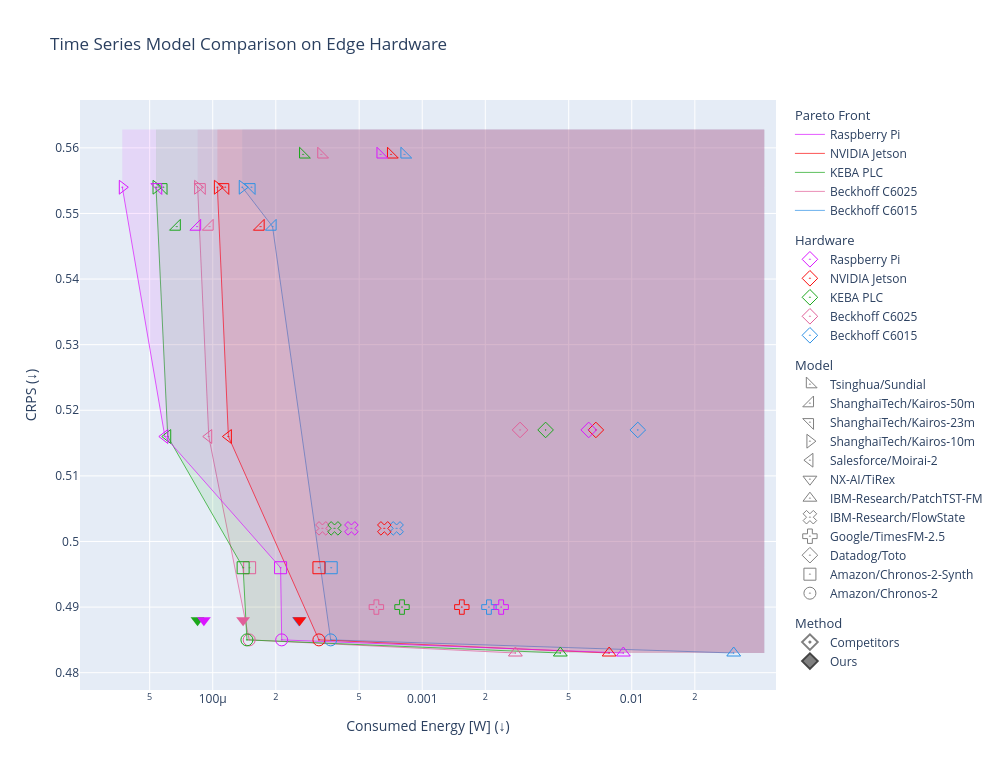

Notebook cell for this chart:
### Code cell
fig = create_scatter_plot(
    df.query("is_edge_hardware").query(
        '~model_name.str.startswith("Salesforce/Moirai-1.1")'
    ),
    x="cc_energy_consumed",
    y="CRPS",
    column_color="hardware",
    column_symbol_shape="model_name",
    column_symbol_type="method",
    symbol_type_map={"Ours": "", "Competitors": "-open-dot"},
    clear_name_map=clear_name_map,
    marker_size=12,
    width=1000,
    height=770,
    log_x=True,
    column_pareto_front="hardware",
    front_exclude_column="model_name",
    front_exclude_values=["NX-AI/TiRex"],
    title="Time Series Model Comparison on Edge Hardware",
    reverse_symbol_type_order=True,
)
fig.show()
save_fig(fig, "pareto_all_CRPS_energy")

### Figure 1 — Plotly figure (JSON) as saved in the notebook; plotly's stock layout.template omitted (floating-point values rounded to 4 significant figures; data arrays with more than 128 entries replaced by an {"elided": "..."} marker saying what was removed)
{"data": [{"legendgroup": "pareto", "legendgrouptitle": {"text": "Pareto Front"}, "line": {"color": "rgba(46, 145, 229, 0.7)", "dash": "solid", "width": 1}, "mode": "lines", "name": "Beckhoff C6015", "type": "scatter", "x": [0.0001383, 0.0001929, 0.0003655, 0.03066], "y": [0.554, 0.548, 0.485, 0.483]}, {"fill": "tonexty", "fillcolor": "rgba(46, 145, 229, 0.1)", "hoverinfo": "none", "line": {"width": 0}, "mode": "lines", "showlegend": false, "type": "scatter", "x": [0.0001383, 0.0429, 0.0429], "y": [0.5628, 0.5628, 0.483]}, {"legendgroup": "pareto", "legendgrouptitle": {"text": "Pareto Front"}, "line": {"color": "rgba(225, 95, 153, 0.7)", "dash": "solid", "width": 1}, "mode": "lines", "name": "Beckhoff C6025", "type": "scatter", "x": [8.471e-05, 9.573e-05, 0.0001493, 0.002783], "y": [0.554, 0.516, 0.485, 0.483]}, {"fill": "tonexty", "fillcolor": "rgba(225, 95, 153, 0.1)", "hoverinfo": "none", "line": {"width": 0}, "mode": "lines", "showlegend": false, "type": "scatter", "x": [8.471e-05, 0.0429, 0.0429], "y": [0.5628, 0.5628, 0.483]}, {"legendgroup": "pareto", "legendgrouptitle": {"text": "Pareto Front"}, "line": {"color": "rgba(28, 167, 28, 0.7)", "dash": "solid", "width": 1}, "mode": "lines", "name": "KEBA PLC", "type": "scatter", "x": [5.363e-05, 6.098e-05, 0.0001397, 0.0001456, 0.004561], "y": [0.554, 0.516, 0.496, 0.485, 0.483]}, {"fill": "tonexty", "fillcolor": "rgba(28, 167, 28, 0.1)", "hoverinfo": "none", "line": {"width": 0}, "mode": "lines", "showlegend": false, "type": "scatter", "x": [5.363e-05, 0.0429, 0.0429], "y": [0.5628, 0.5628, 0.483]}, {"legendgroup": "pareto", "legendgrouptitle": {"text": "Pareto Front"}, "line": {"color": "rgba(251, 13, 13, 0.7)", "dash": "solid", "width": 1}, "mode": "lines", "name": "NVIDIA Jetson", "type": "scatter", "x": [0.0001053, 0.0001188, 0.0003212, 0.007802], "y": [0.554, 0.516, 0.485, 0.483]}, {"fill": "tonexty", "fillcolor": "rgba(251, 13, 13, 0.1)", "hoverinfo": "none", "line": {"width": 0}, "mode": "lines", "showlegend": false, "type": "scatter", "x": [0.0001053, 0.0429, 0.0429], "y": [0.5628, 0.5628, 0.483]}, {"legendgroup": "pareto", "legendgrouptitle": {"text": "Pareto Front"}, "line": {"color": "rgba(218, 22, 255, 0.7)", "dash": "solid", "width": 1}, "mode": "lines", "name": "Raspberry Pi", "type": "scatter", "x": [3.702e-05, 5.909e-05, 0.0002108, 0.0002134, 0.009117], "y": [0.554, 0.516, 0.496, 0.485, 0.483]}, {"fill": "tonexty", "fillcolor": "rgba(218, 22, 255, 0.1)", "hoverinfo": "none", "line": {"width": 0}, "mode": "lines", "showlegend": false, "type": "scatter", "x": [3.702e-05, 0.0429, 0.0429], "y": [0.5628, 0.5628, 0.483]}, {"customdata": {"elided": "59x3 str values"}, "hovertemplate": "Consumed Energy [W] (↓): %{x}<br>CRPS (↓): %{y}<br>Hardware: %{customdata[0]}<br>Model: %{customdata[1]}<br>Method: %{customdata[2]}<br><extra></extra>", "marker": {"color": ["#2E91E5", "#E15F99", "#FB0D0D", "#1CA71C", "#DA16FF", "#2E91E5", "#E15F99", "#FB0D0D", "#1CA71C", "#DA16FF", "#E15F99", "#FB0D0D", "#1CA71C", "#DA16FF", "#2E91E5", "#E15F99", "#FB0D0D", "#1CA71C", "#DA16FF", "#2E91E5", "#E15F99", "#FB0D0D", "#1CA71C", "#DA16FF", "#2E91E5", "#E15F99", "#FB0D0D", "#1CA71C", "#DA16FF", "#2E91E5", "#E15F99", "#FB0D0D", "#1CA71C", "#DA16FF", "#2E91E5", "#E15F99", "#FB0D0D", "#1CA71C", "#DA16FF", "#2E91E5", "#E15F99", "#FB0D0D", "#1CA71C", "#DA16FF", "#2E91E5", "#E15F99", "#FB0D0D", "#1CA71C", "#DA16FF", "#2E91E5", "#E15F99", "#FB0D0D", "#1CA71C", "#DA16FF", "#2E91E5", "#E15F99", "#FB0D0D", "#1CA71C", "#DA16FF"], "line": {"width": 0}, "size": 12, "symbol": ["diamond-open-dot", "diamond-open-dot", "diamond-open-dot", "diamond-open-dot", "diamond-open-dot", "triangle-down", "triangle-down", "triangle-down", "triangle-down", "triangle-down", "triangle-left-open-dot", "triangle-left-open-dot", "triangle-left-open-dot", "triangle-left-open-dot", "circle-open-dot", "circle-open-dot", "circle-open-dot", "circle-open-dot", "circle-open-dot", "square-open-dot", "square-open-dot", "square-open-dot", "square-open-dot", "square-open-dot", "cross-open-dot", "cross-open-dot", "cross-open-dot", "cross-open-dot", "cross-open-dot", "x-open-dot", "x-open-dot", "x-open-dot", "x-open-dot", "x-open-dot", "triangle-up-open-dot", "triangle-up-open-dot", "triangle-up-open-dot", "triangle-up-open-dot", "triangle-up-open-dot", "triangle-right-open-dot", "triangle-right-open-dot", "triangle-right-open-dot", "triangle-right-open-dot", "triangle-right-open-dot", "triangle-ne-open-dot", "triangle-ne-open-dot", "triangle-ne-open-dot", "triangle-ne-open-dot", "triangle-ne-open-dot", "triangle-se-open-dot", "triangle-se-open-dot", "triangle-se-open-dot", "triangle-se-open-dot", "triangle-se-open-dot", "triangle-sw-open-dot", "triangle-sw-open-dot", "triangle-sw-open-dot", "triangle-sw-open-dot", "triangle-sw-open-dot"]}, "mode": "markers", "showlegend": false, "textposition": "top center", "type": "scatter", "x": [0.01069, 0.00293, 0.006741, 0.00388, 0.006229, 0.0002579, 0.0001396, 0.0002597, 8.461e-05, 9.074e-05, 9.573e-05, 0.0001188, 6.098e-05, 5.909e-05, 0.0003655, 0.0001493, 0.0003212, 0.0001456, 0.0002134, 0.0003677, 0.00015, 0.0003213, 0.0001397, 0.0002108, 0.002081, 0.0006041, 0.001545, 0.0008005, 0.002381, 0.0007545, 0.0003338, 0.0006592, 0.0003814, 0.0004591, 0.03066, 0.002783, 0.007802, 0.004561, 0.009117, 0.0001383, 8.471e-05, 0.0001053, 5.363e-05, 3.702e-05, 0.0001531, 8.855e-05, 0.0001147, 5.817e-05, 5.489e-05, 0.0001929, 9.656e-05, 0.0001692, 6.734e-05, 8.419e-05, 0.0008228, 0.0003299, 0.00071, 0.0002701, 0.0006325], "y": [0.517, 0.517, 0.517, 0.517, 0.517, 0.488, 0.488, 0.488, 0.488, 0.488, 0.516, 0.516, 0.516, 0.516, 0.485, 0.485, 0.485, 0.485, 0.485, 0.496, 0.496, 0.496, 0.496, 0.496, 0.49, 0.49, 0.49, 0.49, 0.49, 0.502, 0.502, 0.502, 0.502, 0.502, 0.483, 0.483, 0.483, 0.483, 0.483, 0.554, 0.554, 0.554, 0.554, 0.554, 0.554, 0.554, 0.554, 0.554, 0.554, 0.548, 0.548, 0.548, 0.548, 0.548, 0.559, 0.559, 0.559, 0.559, 0.559]}, {"legendgroup": "Hardware", "legendgrouptitle": {"text": "Hardware"}, "marker": {"color": "#2E91E5", "line": {"width": 0}, "size": 12, "symbol": "diamond-open-dot"}, "mode": "markers", "name": "Beckhoff C6015", "type": "scatter", "x": [null], "y": [null]}, {"legendgroup": "Hardware", "legendgrouptitle": {"text": "Hardware"}, "marker": {"color": "#E15F99", "line": {"width": 0}, "size": 12, "symbol": "diamond-open-dot"}, "mode": "markers", "name": "Beckhoff C6025", "type": "scatter", "x": [null], "y": [null]}, {"legendgroup": "Hardware", "legendgrouptitle": {"text": "Hardware"}, "marker": {"color": "#1CA71C", "line": {"width": 0}, "size": 12, "symbol": "diamond-open-dot"}, "mode": "markers", "name": "KEBA PLC", "type": "scatter", "x": [null], "y": [null]}, {"legendgroup": "Hardware", "legendgrouptitle": {"text": "Hardware"}, "marker": {"color": "#FB0D0D", "line": {"width": 0}, "size": 12, "symbol": "diamond-open-dot"}, "mode": "markers", "name": "NVIDIA Jetson", "type": "scatter", "x": [null], "y": [null]}, {"legendgroup": "Hardware", "legendgrouptitle": {"text": "Hardware"}, "marker": {"color": "#DA16FF", "line": {"width": 0}, "size": 12, "symbol": "diamond-open-dot"}, "mode": "markers", "name": "Raspberry Pi", "type": "scatter", "x": [null], "y": [null]}, {"legendgroup": "Model", "legendgrouptitle": {"text": "Model"}, "marker": {"color": "gray", "line": {"width": 0}, "size": 12, "symbol": "circle-open-dot"}, "mode": "markers", "name": "Amazon/Chronos-2", "type": "scatter", "x": [null], "y": [null]}, {"legendgroup": "Model", "legendgrouptitle": {"text": "Model"}, "marker": {"color": "gray", "line": {"width": 0}, "size": 12, "symbol": "square-open-dot"}, "mode": "markers", "name": "Amazon/Chronos-2-Synth", "type": "scatter", "x": [null], "y": [null]}, {"legendgroup": "Model", "legendgrouptitle": {"text": "Model"}, "marker": {"color": "gray", "line": {"width": 0}, "size": 12, "symbol": "diamond-open-dot"}, "mode": "markers", "name": "Datadog/Toto", "type": "scatter", "x": [null], "y": [null]}, {"legendgroup": "Model", "legendgrouptitle": {"text": "Model"}, "marker": {"color": "gray", "line": {"width": 0}, "size": 12, "symbol": "cross-open-dot"}, "mode": "markers", "name": "Google/TimesFM-2.5", "type": "scatter", "x": [null], "y": [null]}, {"legendgroup": "Model", "legendgrouptitle": {"text": "Model"}, "marker": {"color": "gray", "line": {"width": 0}, "size": 12, "symbol": "x-open-dot"}, "mode": "markers", "name": "IBM-Research/FlowState", "type": "scatter", "x": [null], "y": [null]}, {"legendgroup": "Model", "legendgrouptitle": {"text": "Model"}, "marker": {"color": "gray", "line": {"width": 0}, "size": 12, "symbol": "triangle-up-open-dot"}, "mode": "markers", "name": "IBM-Research/PatchTST-FM", "type": "scatter", "x": [null], "y": [null]}, {"legendgroup": "Model", "legendgrouptitle": {"text": "Model"}, "marker": {"color": "gray", "line": {"width": 0}, "size": 12, "symbol": "triangle-down-open-dot"}, "mode": "markers", "name": "NX-AI/TiRex", "type": "scatter", "x": [null], "y": [null]}, {"legendgroup": "Model", "legendgrouptitle": {"text": "Model"}, "marker": {"color": "gray", "line": {"width": 0}, "size": 12, "symbol": "triangle-left-open-dot"}, "mode": "markers", "name": "Salesforce/Moirai-2", "type": "scatter", "x": [null], "y": [null]}, {"legendgroup": "Model", "legendgrouptitle": {"text": "Model"}, "marker": {"color": "gray", "line": {"width": 0}, "size": 12, "symbol": "triangle-right-open-dot"}, "mode": "markers", "name": "ShanghaiTech/Kairos-10m", "type": "scatter", "x": [null], "y": [null]}, {"legendgroup": "Model", "legendgrouptitle": {"text": "Model"}, "marker": {"color": "gray", "line": {"width": 0}, "size": 12, "symbol": "triangle-ne-open-dot"}, "mode": "markers", "name": "ShanghaiTech/Kairos-23m", "type": "scatter", "x": [null], "y": [null]}, {"legendgroup": "Model", "legendgrouptitle": {"text": "Model"}, "marker": {"color": "gray", "line": {"width": 0}, "size": 12, "symbol": "triangle-se-open-dot"}, "mode": "markers", "name": "ShanghaiTech/Kairos-50m", "type": "scatter", "x": [null], "y": [null]}, {"legendgroup": "Model", "legendgrouptitle": {"text": "Model"}, "marker": {"color": "gray", "line": {"width": 0}, "size": 12, "symbol": "triangle-sw-open-dot"}, "mode": "markers", "name": "Tsinghua/Sundial", "type": "scatter", "x": [null], "y": [null]}, {"legendgroup": "Method", "legendgrouptitle": {"text": "Method"}, "marker": {"color": "gray", "line": {"width": 2}, "size": 12, "symbol": "diamond"}, "mode": "markers", "name": "Ours", "type": "scatter", "x": [null], "y": [null]}, {"legendgroup": "Method", "legendgrouptitle": {"text": "Method"}, "marker": {"color": "gray", "line": {"width": 2}, "size": 12, "symbol": "diamond-open-dot"}, "mode": "markers", "name": "Competitors", "type": "scatter", "x": [null], "y": [null]}], "layout": {"height": 770, "title": {"text": "Time Series Model Comparison on Edge Hardware"}, "width": 1000, "xaxis": {"autorange": true, "range": [2.645e-05, 0.0429], "title": {"text": "Consumed Energy [W] (↓)"}, "type": "log"}, "yaxis": {"autorange": true, "range": [0.4792, 0.5628], "title": {"text": "CRPS (↓)"}}}}
